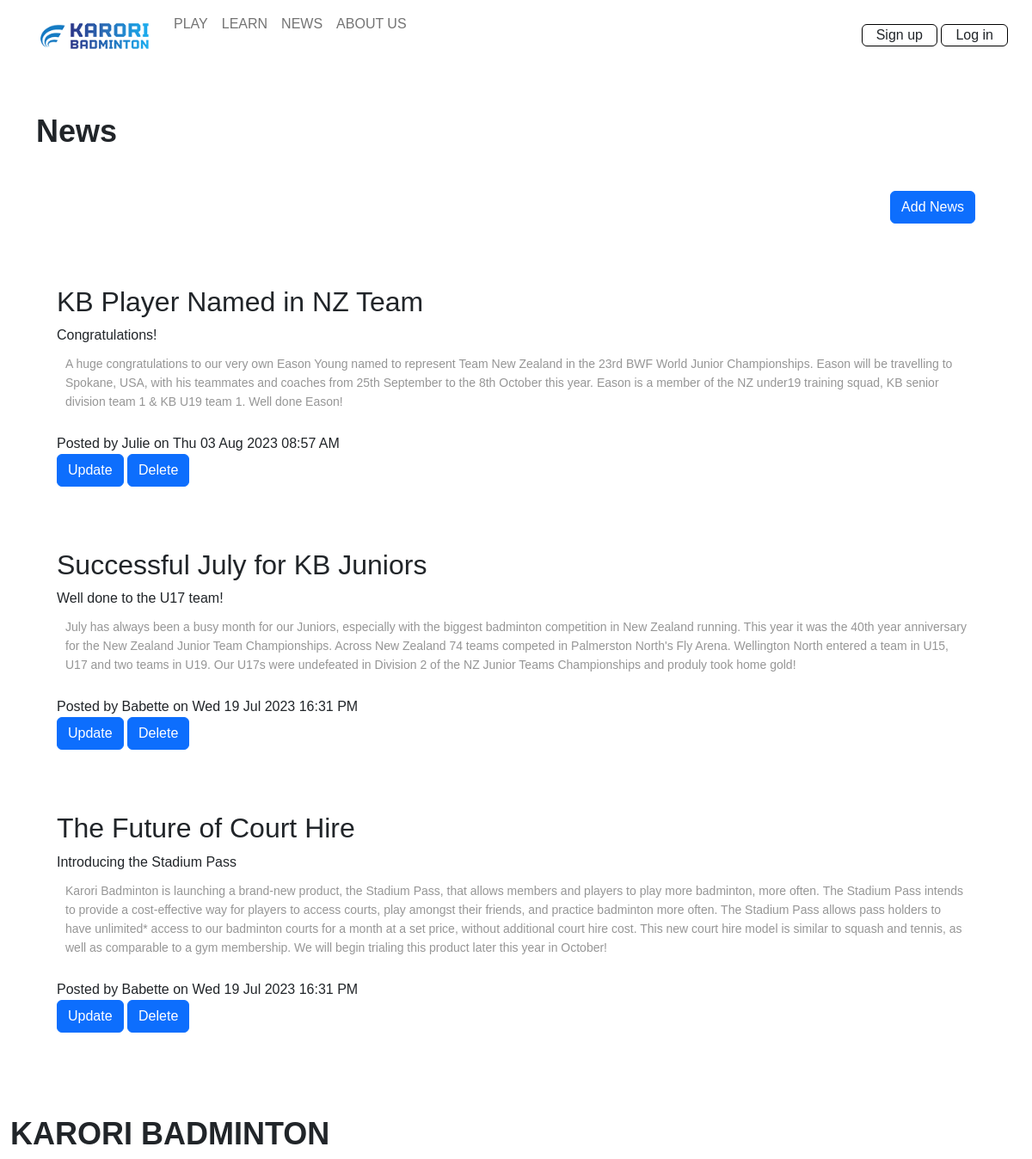
The app's page /news, older data.
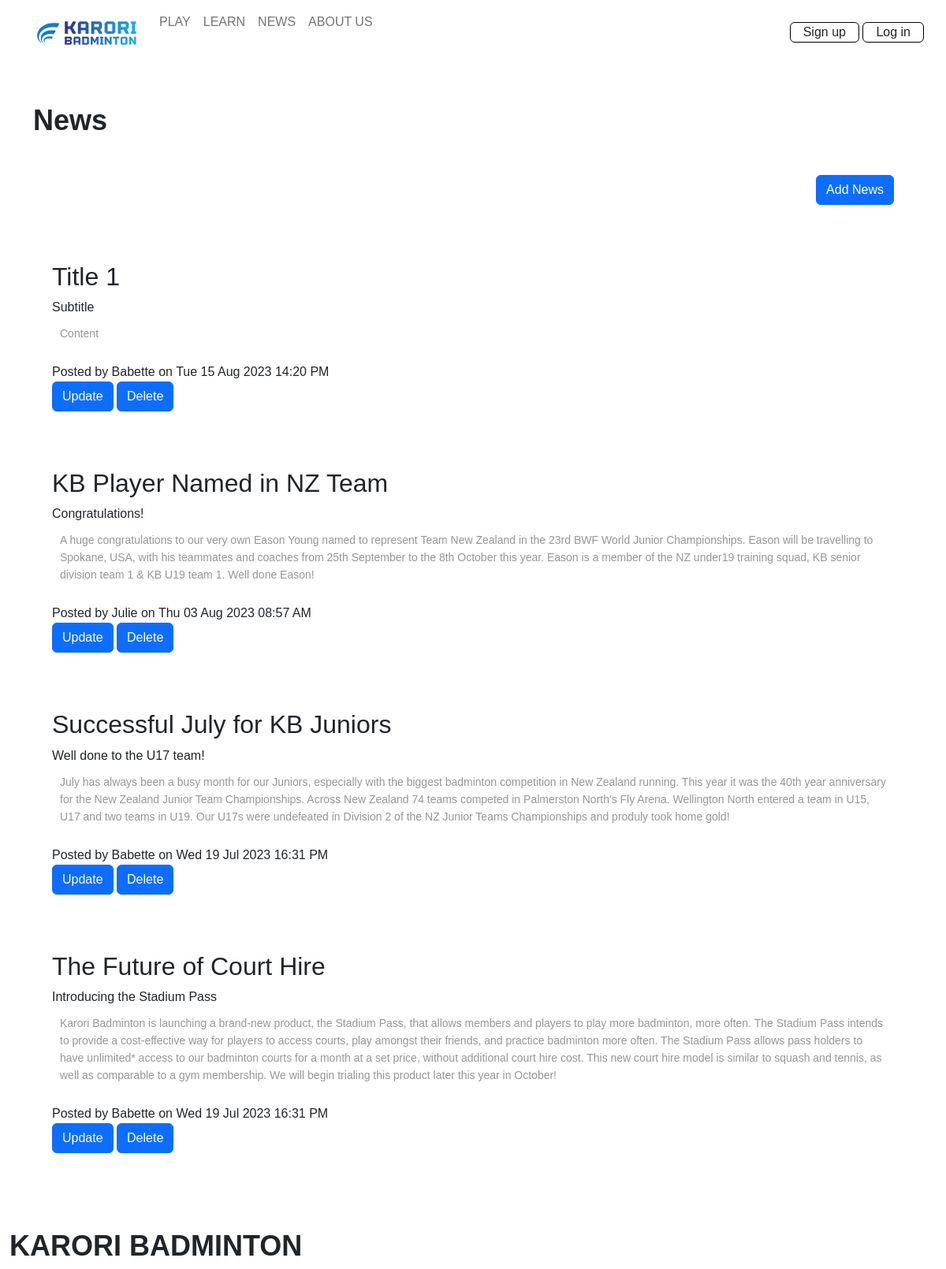
The same page, newer data.
### tables this page shows
CREATE TABLE news(
    news_id integer primary key autoincrement not null,
    title text not null unique,
    subtitle text not null unique,
    content text not null unique,
    newsdate date not null,
    member_id integer not null,
    foreign key(member_id) references member(member_id)
);

CREATE TABLE member(
    member_id integer primary key autoincrement not null,
    name text not null,
    email text not null unique,
    password text not null,
    authorisation integer not null
);

### server.py (the view)
@app.route('/news')
def news():
    sql = """select news.news_id, news.title, news.subtitle, news.content, news.newsdate, member.name
       from news
       join member on news.member_id= member.member_id
       order by news.newsdate desc;
       """
    result = run_search_query_tuples(sql, (), db_path, True)
    print(result)
    return render_template("news.html", news=result)

### db_functions.py (called while the page is built)
def run_search_query_tuples(sql_query ,values_tuple, file_path, rowfactory=False):
    result = None
    try:
        db = sqlite3.connect(file_path)
        if rowfactory:
            db.row_factory = sqlite3.Row
        cursor = db.cursor()
        cursor.execute(sql_query ,values_tuple)
        result = cursor.fetchall()
        cursor.close()
    except sqlite3.Error as error:
        print("Error running search query tuples: {}".format(error))
        return None
    db.close()
    if result is None:
        print("No search values were found")
    return result

### server.py (called while the page is built)
@app.template_filter()
def news_date(sqlite_dt):
    x = datetime.strptime(sqlite_dt, '%Y-%m-%d %H:%M:%S')
    return x.strftime("%a %d %b %Y %H:%M %p")

### templates/news.html
{% extends "layout.html" %}
{% block content %}
<div class="container-lg py-sm-5 py-1">
    <h1> News </h1>
<div class="news p-4 my-4 text-end">
    <a class="btn btn-primary" href="{{ url_for('news_cud', id=0, task='add') }}">Add News</a>
</div>
{% for row in news %}
<div class="news p-4 my-4">
    <h2> {{ row['title'] }}</h2>
    <div class="subtitle"> {{ row['subtitle'] }}</div>
    <p class="news-text"> {{ row['content'] | replace("\n", "<br>") | safe}} </p>
    <div class="news-meta">Posted by {{ row['name'] }} on {{ row['newsdate'] | news_date }}</div>
    <div class="news-meta">
        <a class="btn btn-primary" href="{{ url_for('news_cud', id=row['news_id'], task='update') }}">Update</a>
        <a class="btn btn-primary" href="{{ url_for('news_cud', id=row['news_id'], task='delete') }}">Delete</a>
    </div>
</div>
{% endfor %}
</div>
{% endblock %}

### templates/layout.html (shortened to what this page needs)
<!DOCTYPE html>
<html lang="en">
<head>
    <link href="https://cdn.jsdelivr.net/npm/bootstrap@5.2.3/dist/css/bootstrap.min.css" rel="stylesheet">
    <link rel="stylesheet" href="static/styles.css">
</head>
<body>
    <div class="container-fluid">
    <nav class="navbar navbar-expand-lg px-3 py-2">
        <div class="collapse navbar-collapse" id="collapsibleNavbar">
            <ul class="navbar-nav">
                <li class="nav-item">
                    <a class="nav-link" href="{{ url_for('index') }}"><img src="static/images/logo.png" alt=""></a>
                </li>
                <li class="nav-item">
                    <a class="nav-link" href="{{ url_for('play') }}"> PLAY </a>
                </li>
                <li class="nav-item">
                    <a class="nav-link" href="{{ url_for('learn') }}"> LEARN </a>
                </li>
                <li class="nav-item">
                    <a class="nav-link" href="{{ url_for('news') }}"> NEWS </a>
                </li>
                <li class="nav-item">
                    <a class="nav-link" href="{{ url_for('aboutus') }}"> ABOUT US </a>
                </li>
            </ul>
            <div class="ms-auto">
                <a class="nav-link btn btn-outline" href="{{ url_for('signup') }}">Sign up</a>
                <a class="nav-link btn btn-outline" href="{{ url_for('login') }}">Log in</a>
            </div>
        </div>
    </nav>
    </div>
{% block content %}
{% endblock %}
    <footer class="rtp, container-fluid footer-content">
        <h1> KARORI BADMINTON </h1>
    </footer>
</body>
</html>

### static/styles.css (style rules this page uses)
:root { --white: rgb(255, 255, 255); --cream: rgb(253, 246, 236); --grey: rgb(150, 150, 150); --light-blue: rgba(19, 127, 185, 0.1); --blue: rgb(19, 127, 185); --dark-blue: rgb(13, 44, 84); --light-grey: rgba(150, 150, 150, 0.1); --transparent: rgba(0, 0, 0, 0); }
* { margin: 0; padding: 0; font-family: 'Poppins', sans-serif; }
nav { display: flex; padding: 2% 6%; justify-content: space-between; align-items: center; }
nav img { width: 150px; }
h1 { font-size: 36px; font-weight: 600; }
p { color: var(--grey); font-size: 14px; font-weight: 300; line-height: 22px; padding: 10px; }
nav .btn-outline { display: inline-block; }
.btn-outline { border: 1px solid black; padding: 0 1em; }

Row changes from the older to the newer data that the page shows:
added news: title "Title 1", subtitle "Subtitle", content "Content", name "Babette", newsdate|news_date "Tue 15 Aug 2023 14:20 PM"
